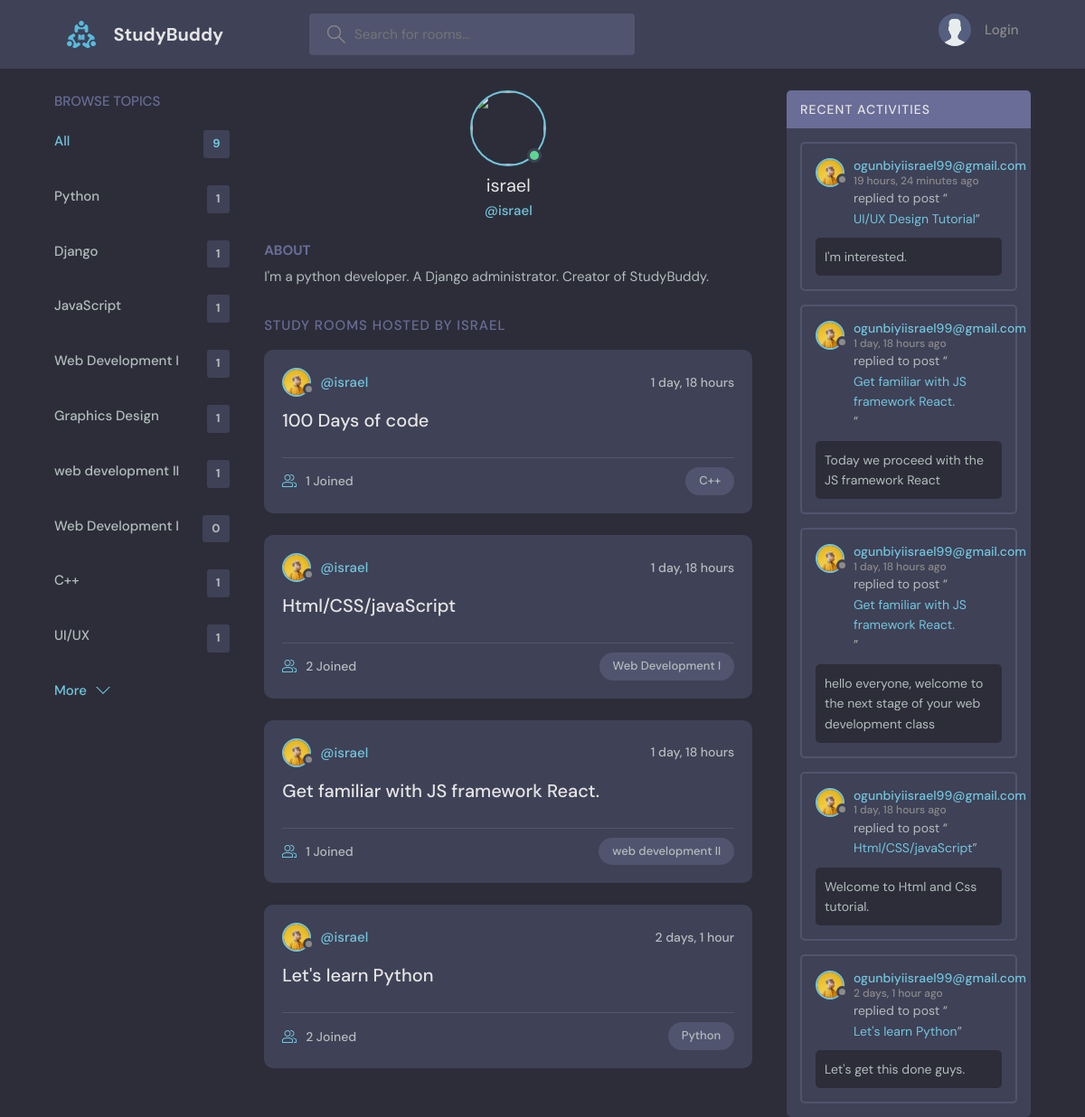
Page /profile/1/ on the committed database.
### base/models.py (models this page shows, shortened)
class Topic(models.Model):
    name = models.CharField(max_length=200)

class User(AbstractUser):
    name = models.CharField(max_length=200, null=True)
    email = models.EmailField(unique=True, null=True)
    bio = models.TextField(null=True)
    avatar = models.ImageField(null=True, default='avatar.svg')
    USERNAME_FIELD  = 'email'
    REQUIRED_FIELDS = []

class Room(models.Model):
    host = models.ForeignKey(User, on_delete=models.SET, null=True)
    topic = models.ForeignKey(Topic, on_delete=models.SET_NULL, null=True)
    name = models.CharField(max_length=200)
    description = models.TextField(null=True, blank=True)
    participants = models.ManyToManyField(User, related_name='participants', blank=True)
    updated = models.DateTimeField(auto_now=True)
    created = models.DateTimeField(auto_now_add=True)
    class Meta:
        ordering = ['-updated', '-created']
    def __str__(self):
        return self.name

class Message(models.Model):
    user = models.ForeignKey(User, on_delete=models.CASCADE)
    room = models.ForeignKey(Room, on_delete=models.CASCADE)
    body = models.TextField()
    updated = models.DateTimeField(auto_now=True)
    created = models.DateTimeField(auto_now_add=True)
    class Meta:
        ordering = ['-updated', '-created']

### base/views.py (the view)
# urls.py: path('profile/<str:pk>/', views.userProfile, name="user-profile"),
def userProfile(request, pk):
    user = User.objects.get(id=pk)
    rooms = user.room_set.all()
    room_messages = user.message_set.all()
    topics = Topic.objects.all()
    context = {'user': user, 'rooms': rooms, 'room_messages': room_messages, 'topics': topics}
    return render(request, 'base/profile.html', context)

### base/templates/base/profile.html (shortened to what this page needs)
{% extends "main.html" %}
   {% block content %}
  <main class="profile-page layout layout--3">
    <div class="container">
      {% include 'base/topics_component.html' %}
      <div class="roomList">
        <div class="profile">
          <div class="profile__avatar">
            <div class="avatar avatar--large active">
              <img src="{{user.username.avatar.url}}" />
            </div>
          </div>
          <div class="profile__info">
            <h3>{{user.username}}</h3>
            <p>@{{user.username}}</p>
          </div>
          <div class="profile__about">
            <h3>About</h3>
            <p>
              {{user.bio}}
            </p>
          </div>
        </div>
        <div class="roomList__header">
          <div>
            <h2>STUDY ROOMS HOSTED BY {{user.username}}</a>
            </h2>
          </div>
        </div>
        {% include 'base/feed_component.html' %}
      </div>
      {% include 'base/activity_component.html' %}
    </div>
  </main>
{% endblock content%}

### base/templates/base/topics_component.html
<div class="topics">
    <div class="topics__header">
      <h2>Browse Topics</h2>
    </div>
    <ul class="topics__list">
      <li>
        <a href="{% url 'home' %}" class="active">All <span>{{topics.count}}</span></a>
      </li>
      {% for topic in topics %}
      <li>
        <a href="{% url 'home' %}?q={{topic.name}}">{{topic.name}} <span>{{topic.room_set.all.count}}</span></a>
      </li>
      {% endfor %}
    </ul>
    <a class="btn btn--link" href="{% url 'topics' %}">
      More
      <svg version="1.1" xmlns="http://www.w3.org/2000/svg" width="32" height="32" viewBox="0 0 32 32">
        <title>chevron-down</title>
        <path d="M16 21l-13-13h-3l16 16 16-16h-3l-13 13z"></path>
      </svg>
    </a>
  </div>

### base/templates/base/feed_component.html (shortened to what this page needs)
{% for room in rooms %}
<div class="roomListRoom">
    <div class="roomListRoom__header">
      <a href="{% url 'user-profile' room.host.id %}" class="roomListRoom__author">
        <div class="avatar avatar--small">
          <img src="{{room.host.avatar.url}}" />
        </div>
        <span>@{{room.host.username}}</span>
      </a>
      <div class="roomListRoom__actions">
        <span>{{room.created|timesince}}</span>
      </div>
    </div>
    <div class="roomListRoom__content">
      <a href="{% url 'room' room.id %}">{{room.name}}</a>
    </div>
    <div class="roomListRoom__meta">
      <a href="{% url 'room' room.id %}" class="roomListRoom__joined">
        {{room.participants.all.count}} Joined
      </a>
      <p class="roomListRoom__topic">{{room.topic.name}}</p>
    </div>
  </div>
   {% endfor %}

### base/templates/base/activity_component.html (shortened to what this page needs)
<div class="activities">
  <div class="activities__header">
    <h2>Recent Activities</h2>
  </div>
  {% for message in room_messages %}
  <div class="activities__box">
    <div class="activities__boxHeader roomListRoom__header">
      <a href="{% url 'user-profile' message.user.id %}" class="roomListRoom__author">
        <div class="avatar avatar--small">
          <img src="{{message.user.avatar.url}}" />
        </div>
        <p>
          {{message.user}}
          <span>{{message.created|timesince}} ago</span>
        </p>
      </a>
    </div>
    <div class="activities__boxContent">
      <p>replied to post “<a href="{% url 'room' message.room.id %}">{{message.room}}</a>”</p>
      <div class="activities__boxRoomContent">
           {{message.body}}
      </div>
    </div>
  </div>
  {% endfor %}
</div>

### rows in the picture
Topic: name "Python", room_set.all.count "1"
Topic: name "Django", room_set.all.count "1"
Topic: name "JavaScript", room_set.all.count "1"
Topic: name "Web Development I", room_set.all.count "1"
Topic: name "Graphics Design", room_set.all.count "1"
Topic: name "web development II", room_set.all.count "1"
Topic: name "Web Development I", room_set.all.count "0"
Topic: name "C++", room_set.all.count "1"
Topic: name "UI/UX", room_set.all.count "1"
User: username "israel", bio "I'm a python developer. A Django administrator. Creator of StudyBuddy.", username "ISRAEL"
Room: host.avatar (picture), host.username "israel", created "1 day, 18 hours", name "100 Days of code", participants.all.count "1", topic.name "C++"
Room: host.avatar (picture), host.username "israel", created "1 day, 18 hours", name "Html/CSS/javaScript", participants.all.count "2", topic.name "Web Development I"
Room: host.avatar (picture), host.username "israel", created "1 day, 18 hours", name "Get familiar with JS framework React.", participants.all.count "1", topic.name "web development II"
Room: host.avatar (picture), host.username "israel", created "2 days, 1 hour", name "Let's learn Python", participants.all.count "2", topic.name "Python"
Message: user.avatar (picture), user "ogunbiyiisrael99@gmail.com", created "19 hours, 24 minutes", room "UI/UX Design Tutorial", body "I'm interested."
Message: user.avatar (picture), user "ogunbiyiisrael99@gmail.com", created "1 day, 18 hours", room "Get familiar with JS framework React.", body "Today we proceed with the JS framework React"
Message: user.avatar (picture), user "ogunbiyiisrael99@gmail.com", created "1 day, 18 hours", room "Get familiar with JS framework React.", body "hello everyone, welcome to the next stage of your web development class"
Message: user.avatar (picture), user "ogunbiyiisrael99@gmail.com", created "1 day, 18 hours", room "Html/CSS/javaScript", body "Welcome to Html and Css tutorial."
Message: user.avatar (picture), user "ogunbiyiisrael99@gmail.com", created "2 days, 1 hour", room "Let's learn Python", body "Let's get this done guys."

### other values in the picture
{{ topics.count }} "9"
